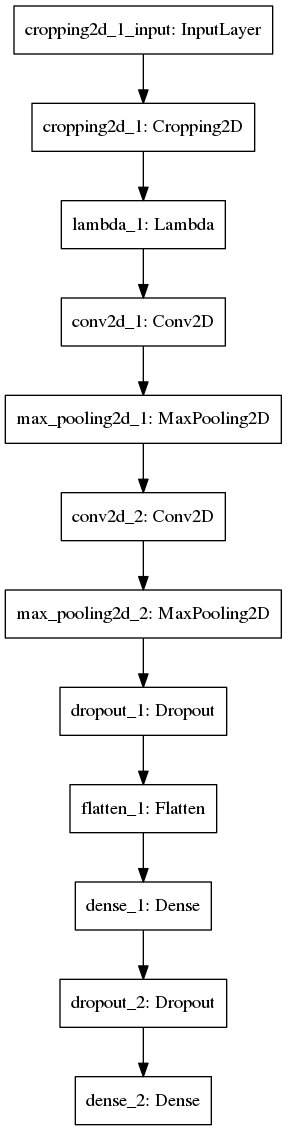

This figure's Python source:
# Global imports 
import csv
import cv2
import numpy as np
import os.path
import matplotlib.pyplot as plt
from sklearn.model_selection import train_test_split

import tensorflow as tf 
# Keras related imports
from keras.models import Sequential
from keras.layers import Dense, Dropout, Flatten
from keras.layers import Conv2D, MaxPooling2D
from keras.layers import Lambda
from keras.layers import Cropping2D
from keras.utils  import plot_model
from keras.models import load_model

flags = tf.app.flags
FLAGS = flags.FLAGS

# Command line flags
flags.DEFINE_integer('epochs', 5, "The number of epochs.")
flags.DEFINE_integer('batch_size', 128, "The batch size.")

IMG_H  = 160
IMG_W  = 320
IMG_CH = 3

# To show the steering measument distribution 
def plot_training_data_steering_histogram(measurements):
    measurements = np.array(measurements, dtype=np.float32)
    bins = np.arange(-2.0, 2.0, 0.05)
    hist,bin_edges = np.histogram(measurements, bins=bins)
    plt.bar(bin_edges[:-1], hist, width = 1)
    plt.xlim(min(bin_edges), max(bin_edges))
    plt.show()


def parse_csv_file_to_lines(csvfile):
    assert(os.path.exists(csvfile))
    firstline = True;
    csv_lines = []
    with open(csvfile, 'r') as csvdata:
        reader = csv.reader(csvdata)
        for line in reader:
            if firstline:
                firstline = False
                continue                  
            csv_lines.append(line)
    return csv_lines

def parse_csv_lines_to_images_steers(csv_lines, img_path):
    center_images = []
    left_images = []
    right_images = []
    measurements = []
    firstline = True;
    for line in csv_lines:
        if firstline:
            firstline = False
            continue        
        # Centre camera image 
        source_path = line[0]
        filename = source_path.split('/')[-1]
        current_path = img_path + filename
        image = cv2.imread(current_path)
        center_images.append(image)
        # Left camera image 
        source_path = line[1]
        filename = source_path.split('/')[-1]
        current_path = img_path + filename
        image = cv2.imread(current_path)
        left_images.append(image)
        # Right camera image
        source_path = line[2]
        filename = source_path.split('/')[-1]
        current_path = img_path + filename
        image = cv2.imread(current_path)
        right_images.append(image)
        
        steer = float(line[3])
        measurements.append(steer)
    return center_images, left_images, right_images, measurements

def augment_randomize_brightness(image, v_lo_ratio, v_hi_ratio):
    hsv = cv2.cvtColor(image, cv2.COLOR_BGR2HSV)
    # Convert to numpy array
    hsv = np.array(hsv, dtype=np.float64)
    v_adjust_ratio = np.random.uniform(v_lo_ratio, v_hi_ratio)
    hsv[:,:,2] = hsv[:,:,2] * v_adjust_ratio
    hsv[:,:,2][hsv[:,:,2] > 255] = 255
    # Convert back to integer image 
    hsv = np.array(hsv, dtype=np.uint8)
    return cv2.cvtColor(hsv, cv2.COLOR_HSV2BGR)

# Randomly shift image horizontally and vertically 
def augment_randomize_horizontal_vertical_shift(image, measurement, shift_range=100):
    height = image.shape[0]
    width = image.shape[1]
    # Do not allow too large shift 
    shift_range = max(shift_range, width/2)
    # Adjust steering angle 0.0035 per horizontal shit
    shift_x = int(shift_range*np.random.uniform()-shift_range/2)
    measurement = measurement + 0.0035 * shift_x
    # Shift less in vertical direction
    shift_range = int(shift_range/3)
    shift_y = int(shift_range*np.random.uniform()-shift_range/2)
    transform_matrix = np.float32([[1, 0, shift_x], [0, 1, shift_y]])
    # numpy array store image in the (height, width, channel) order
    # CV2 need (width, height) order
    image = cv2.warpAffine(image,transform_matrix, image.shape[:2][::-1])
    return image, measurement

def augment_randomize_flip_image(image, measurement):
    # randomly flip the images
    if np.random.randint(0, 2) == 0:
        image = cv2.flip(image, 1)
        measurement = measurement * (-1.0)
    return image, measurement


def get_img_steering_data(csv_line_data, img_path):
    line = list(csv_line_data)
    assert(len(line) >= 4)
    img_left_center_right = np.random.randint(3)
    shift_angle = 0.0 
    # Get the steering measurement
    measurement = float(line[3])
    if img_left_center_right == 0: # Center img
        shift_angle = 0.0
        source_path = line[0]
        filename = source_path.split('/')[-1]
        cur_img_path = img_path + filename
        # Make sure the image file exist
        assert(os.path.exists(cur_img_path))
    elif img_left_center_right == 1: # Left img 
        # Adjust steer angle by small value
        shift_angle += 0.25
        source_path = line[1]
        filename = source_path.split('/')[-1]
        cur_img_path = img_path + filename
        # Make sure the image file exist
        assert(os.path.exists(cur_img_path))
    else: #img_left_center_right == 2: ## Right img
        # Adjust steer angle by small value
        shift_angle -= 0.25
        source_path = line[2]
        filename = source_path.split('/')[-1]
        cur_img_path = img_path + filename
        # Make sure the image file exist
        assert(os.path.exists(cur_img_path))
    measurement += shift_angle
    image = cv2.imread(cur_img_path)
    # CV will load image as BGR, convert it back to RGB
    image = cv2.cvtColor(image,cv2.COLOR_BGR2RGB)
    # Randomly adjust brightness 
    image = augment_randomize_brightness(image, 0.4, 1.6)
    # Randomly shift in horizontally and vertical direction
    image, measurement = augment_randomize_horizontal_vertical_shift(image, measurement)
    # Randomly flip the image 
    image, measurement = augment_randomize_flip_image(image, measurement)
    return image, measurement

# Data batch generator 
def generate_training_data_batch(csv_lines, img_path, batch_size = 32, small_steering_th = 0.1):
    assert(os.path.exists(img_path))
    data      = csv_lines
    images    = np.zeros((batch_size, IMG_H, IMG_W, IMG_CH))
    steerings = np.zeros(batch_size)

    while 1:
        for batch_idx in range(batch_size):
            line_data = data[np.random.randint(1, len(data))]
            
            found_good_data = 0
            while found_good_data == 0:
                img, steering = get_img_steering_data(line_data, img_path)
                if abs(steering) >= small_steering_th:
                    found_good_data = 1
                    break
                else:
                    # Randomly drop small steering angle data p
                    random_keep = np.random.uniform(0.0, min(small_steering_th * 3.0, 1.0))
                    if random_keep > small_steering_th:
                        found_good_data = 1
            images[batch_idx]    = img
            steerings[batch_idx] = steering
        yield images, steerings
        

USE_SAVED_MODEL   = 0
USE_RECOVERY_DATA = 1
USE_TACK2         = 1

# Training data from udacity (track1)
CSV_PATH_TRACK1   = 'data/track1/driving_log.csv' 
IMG_PATH_TRACK1   = 'data/track1/IMG/'
csv_lines_track1  = parse_csv_file_to_lines(CSV_PATH_TRACK1)
# Training data by recording recovery from side of the road on track 1
CSV_PATH_TRACK1_RECOVERY   = 'data/track1_recovery/driving_log.csv' 
IMG_PATH_TRACK1_RECOVERY   = 'data/track1_recovery/IMG/'
csv_lines_track1_recovery  = parse_csv_file_to_lines(CSV_PATH_TRACK1_RECOVERY)

# Traning data from track 2
CSV_PATH_TRACK2   = 'data/track2/driving_log.csv' 
IMG_PATH_TRACK2   = 'data/track2/IMG/'
csv_lines_track2  = parse_csv_file_to_lines(CSV_PATH_TRACK2)

if USE_SAVED_MODEL == 0:  
    # Use original udacity track 1 training data 
    csv_lines = csv_lines_track1
    # Split training, validation and test set
    X_train_csv, X_valid_csv = train_test_split(csv_lines, test_size=0.2)

    # Build a netural network 
    model = Sequential()
    # Cropping the top and bottom part of image
    model.add(Cropping2D(cropping=((50,20), (0,0)), input_shape=(160,320,3)))
    # Preprocess the data
    model.add(Lambda(lambda x: (x / 255.0) - 0.5))

    model.add(Conv2D(3, kernel_size = (5, 5), strides=(1, 1), activation='elu'))
    model.add(MaxPooling2D(pool_size=(3, 3), strides=(2, 2)))
    
    model.add(Conv2D(24, kernel_size = (5, 5), strides=(1, 1), activation='elu'))
    model.add(MaxPooling2D(pool_size=(3, 3), strides=(2, 2)))
    model.add(Dropout(0.25))

    model.add(Flatten())
    model.add(Dense(128, activation='elu'))
    model.add(Dropout(0.5))

    model.add(Dense(1))
    model.compile(optimizer='adam', loss='mse')

    # Minimum batch size is 64
    batch_size = max(FLAGS.batch_size, 64)
    steps_per_epoch_train = 4 * len(X_train_csv) / batch_size;
    steps_per_epoch_valid = 4 * len(X_valid_csv) / batch_size;

    train_generator = generate_training_data_batch(X_train_csv, IMG_PATH_TRACK1, FLAGS.batch_size)
    valid_generator = generate_training_data_batch(X_valid_csv, IMG_PATH_TRACK1, FLAGS.batch_size)
    
    history_object = model.fit_generator(train_generator, steps_per_epoch=steps_per_epoch_train, validation_data=valid_generator, validation_steps=steps_per_epoch_valid, epochs=8, verbose=1)

    model.save('model_1.h5')
    plot_model(model, to_file='model.png')
    # plt.plot(history_object.history['loss'])
    # plt.plot(history_object.history['val_loss'])

    # plt.title('model mean squared error loss')
    # plt.ylabel('mean squared error loss')
    # plt.xlabel('epoch')
    # plt.legend(['training set', 'validation set'], loc='upper right')
    # plt.show()

if USE_RECOVERY_DATA == 1:
    csv_lines = csv_lines_track1_recovery
    # Split training, validation and test set
    X_train_csv, X_valid_csv = train_test_split(csv_lines, test_size=0.2)

    # Split training, validation 
    model = load_model('model_1.h5')

    # Minimum batch size is 64
    batch_size = max(FLAGS.batch_size, 64)

    steps_per_epoch_train  = 8 * len(X_train_csv)/batch_size;
    steps_per_epoch_valid  = 8 * len(X_valid_csv)/batch_size;
    
    track2_train_generator = generate_training_data_batch(X_train_csv, IMG_PATH_TRACK1_RECOVERY, batch_size)
    track2_valid_generator = generate_training_data_batch(X_valid_csv, IMG_PATH_TRACK1_RECOVERY, batch_size)
    
    history_object = model.fit_generator(track2_train_generator, steps_per_epoch=steps_per_epoch_train, validation_data=track2_valid_generator, validation_steps=steps_per_epoch_valid, epochs=8, verbose=1)

    model.save('model_2.h5')

if USE_TACK2 == 1:
    csv_lines = csv_lines_track2
    # Split training, validation and test set
    X_train_csv, X_valid_csv = train_test_split(csv_lines, test_size=0.2)

    # Split training, validation 
    model = load_model('model_2.h5')

    # Minimum batch size is 64
    batch_size = max(FLAGS.batch_size, 64)
    steps_per_epoch_train  = 4*len(X_train_csv);
    steps_per_epoch_valid  = 4*len(X_valid_csv);
    
    track2_train_generator = generate_training_data_batch(X_train_csv, IMG_PATH_TRACK2, batch_size)
    track2_valid_generator = generate_training_data_batch(X_valid_csv, IMG_PATH_TRACK2, batch_size)
    
    history_object = model.fit_generator(track2_train_generator, steps_per_epoch=steps_per_epoch_train, validation_data=track2_valid_generator, validation_steps=steps_per_epoch_valid, epochs=8, verbose=1)

    model.save('model.h5')



